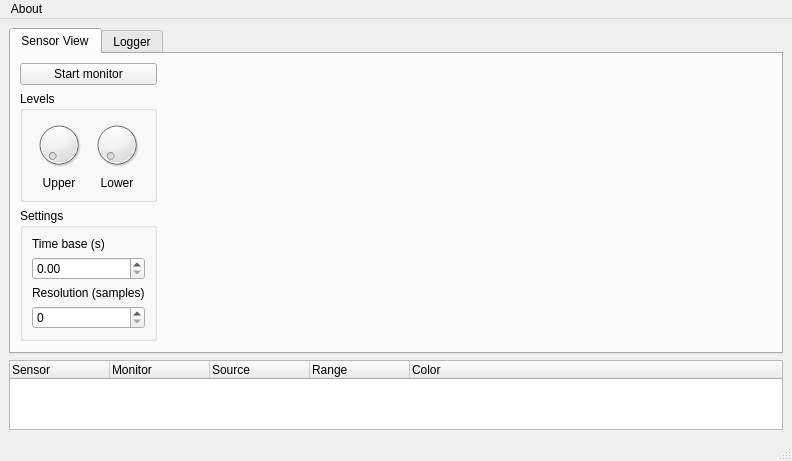
<?xml version="1.0" encoding="UTF-8"?>
<ui version="4.0">
 <class>MainWindow</class>
 <widget class="QMainWindow" name="MainWindow">
  <property name="geometry">
   <rect>
    <x>0</x>
    <y>0</y>
    <width>792</width>
    <height>452</height>
   </rect>
  </property>
  <property name="windowTitle">
   <string>MainWindow</string>
  </property>
  <widget class="QWidget" name="centralwidget">
   <layout class="QVBoxLayout" name="verticalLayout" stretch="70,30">
    <property name="spacing">
     <number>6</number>
    </property>
    <property name="leftMargin">
     <number>9</number>
    </property>
    <property name="topMargin">
     <number>9</number>
    </property>
    <property name="rightMargin">
     <number>9</number>
    </property>
    <property name="bottomMargin">
     <number>9</number>
    </property>
    <item>
     <widget class="QTabWidget" name="tabWidget">
      <property name="currentIndex">
       <number>0</number>
      </property>
      <widget class="QWidget" name="sensor_view">
       <attribute name="title">
        <string>Sensor View</string>
       </attribute>
       <layout class="QGridLayout" name="gridLayout_2" rowstretch="0,0,0,0" columnstretch="10,90">
        <property name="leftMargin">
         <number>9</number>
        </property>
        <property name="topMargin">
         <number>9</number>
        </property>
        <property name="rightMargin">
         <number>9</number>
        </property>
        <property name="bottomMargin">
         <number>9</number>
        </property>
        <property name="horizontalSpacing">
         <number>6</number>
        </property>
        <item row="2" column="0">
         <widget class="QGroupBox" name="status_box">
          <property name="title">
           <string>Settings</string>
          </property>
          <layout class="QVBoxLayout" name="verticalLayout_2">
           <item>
            <widget class="QLabel" name="frequency_label">
             <property name="text">
              <string>Time base (s)</string>
             </property>
            </widget>
           </item>
           <item>
            <widget class="QDoubleSpinBox" name="frequency_spinner">
             <property name="singleStep">
              <double>0.001000000000000</double>
             </property>
            </widget>
           </item>
           <item>
            <widget class="QLabel" name="resolution_label">
             <property name="text">
              <string>Resolution (samples)</string>
             </property>
            </widget>
           </item>
           <item>
            <widget class="QSpinBox" name="resolution_spinbox"/>
           </item>
          </layout>
         </widget>
        </item>
        <item row="1" column="0">
         <widget class="QGroupBox" name="groupBox">
          <property name="title">
           <string>Levels</string>
          </property>
          <layout class="QGridLayout" name="gridLayout">
           <property name="leftMargin">
            <number>9</number>
           </property>
           <property name="topMargin">
            <number>9</number>
           </property>
           <property name="rightMargin">
            <number>9</number>
           </property>
           <property name="bottomMargin">
            <number>9</number>
           </property>
           <property name="spacing">
            <number>6</number>
           </property>
           <item row="1" column="0">
            <widget class="QDial" name="upper_dial">
             <property name="minimumSize">
              <size>
               <width>50</width>
               <height>50</height>
              </size>
             </property>
             <property name="maximumSize">
              <size>
               <width>50</width>
               <height>50</height>
              </size>
             </property>
             <property name="maximum">
              <number>1023</number>
             </property>
            </widget>
           </item>
           <item row="1" column="2">
            <widget class="QDial" name="lower_dial">
             <property name="minimumSize">
              <size>
               <width>50</width>
               <height>50</height>
              </size>
             </property>
             <property name="maximumSize">
              <size>
               <width>50</width>
               <height>50</height>
              </size>
             </property>
             <property name="maximum">
              <number>1023</number>
             </property>
            </widget>
           </item>
           <item row="2" column="0">
            <widget class="QLabel" name="upper_label">
             <property name="text">
              <string>Upper</string>
             </property>
             <property name="alignment">
              <set>Qt::AlignCenter</set>
             </property>
            </widget>
           </item>
           <item row="2" column="2">
            <widget class="QLabel" name="lower_label">
             <property name="text">
              <string>Lower</string>
             </property>
             <property name="alignment">
              <set>Qt::AlignCenter</set>
             </property>
            </widget>
           </item>
          </layout>
         </widget>
        </item>
        <item row="3" column="0">
         <spacer name="verticalSpacer">
          <property name="orientation">
           <enum>Qt::Vertical</enum>
          </property>
          <property name="sizeHint" stdset="0">
           <size>
            <width>47</width>
            <height>12</height>
           </size>
          </property>
         </spacer>
        </item>
        <item row="0" column="1" rowspan="4">
         <widget class="QWidget" name="graph_container" native="true"/>
        </item>
        <item row="0" column="0">
         <widget class="QPushButton" name="monitor_start">
          <property name="text">
           <string>Start monitor</string>
          </property>
         </widget>
        </item>
       </layout>
      </widget>
      <widget class="QWidget" name="logger_tab">
       <attribute name="title">
        <string>Logger</string>
       </attribute>
       <layout class="QGridLayout" name="gridLayout_3">
        <property name="leftMargin">
         <number>9</number>
        </property>
        <property name="topMargin">
         <number>9</number>
        </property>
        <property name="rightMargin">
         <number>9</number>
        </property>
        <property name="bottomMargin">
         <number>9</number>
        </property>
        <property name="spacing">
         <number>6</number>
        </property>
        <item row="1" column="0" colspan="2">
         <widget class="QTreeWidget" name="old_list">
          <property name="sortingEnabled">
           <bool>true</bool>
          </property>
          <attribute name="headerDefaultSectionSize">
           <number>180</number>
          </attribute>
          <attribute name="headerMinimumSectionSize">
           <number>180</number>
          </attribute>
          <column>
           <property name="text">
            <string>Time</string>
           </property>
          </column>
          <column>
           <property name="text">
            <string>Location</string>
           </property>
          </column>
         </widget>
        </item>
        <item row="0" column="0">
         <widget class="QCheckBox" name="logger_enable">
          <property name="text">
           <string>Enable CSV data logging</string>
          </property>
         </widget>
        </item>
       </layout>
      </widget>
     </widget>
    </item>
    <item>
     <widget class="QTreeWidget" name="sensor_list">
      <column>
       <property name="text">
        <string>Sensor</string>
       </property>
      </column>
      <column>
       <property name="text">
        <string>Monitor</string>
       </property>
      </column>
      <column>
       <property name="text">
        <string>Source</string>
       </property>
      </column>
      <column>
       <property name="text">
        <string>Range</string>
       </property>
      </column>
      <column>
       <property name="text">
        <string>Color</string>
       </property>
      </column>
     </widget>
    </item>
   </layout>
  </widget>
  <widget class="QMenuBar" name="menubar">
   <property name="geometry">
    <rect>
     <x>0</x>
     <y>0</y>
     <width>792</width>
     <height>21</height>
    </rect>
   </property>
   <widget class="QMenu" name="menuAbout">
    <property name="title">
     <string>About</string>
    </property>
    <addaction name="actionAbout_InostIOT"/>
   </widget>
   <addaction name="menuAbout"/>
  </widget>
  <widget class="QStatusBar" name="statusbar"/>
  <action name="actionSettings">
   <property name="text">
    <string>Settings</string>
   </property>
  </action>
  <action name="actionAbout_InostIOT">
   <property name="text">
    <string>About InostIOT</string>
   </property>
  </action>
 </widget>
 <resources/>
 <connections/>
</ui>
